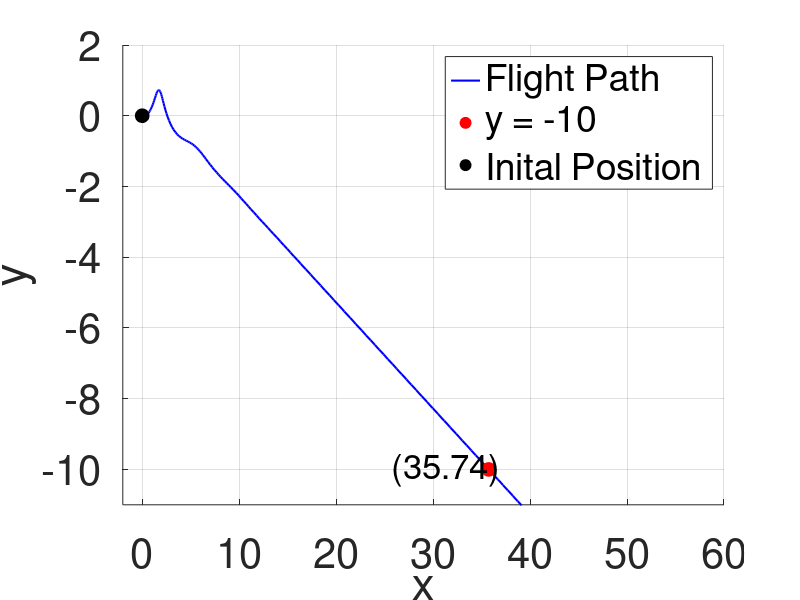

Source code (MATLAB):
clear; clc; close all;
% Initial Conditions
D = 0.3;
theta0 = -0.14;
s0 = 2;
tspan = [0 100];

% Plot flight path for our given theta0, s0
y0 = [theta0,s0];flight = @(t,y) [ ((y(2)^2 - cos(y(1))) / max(y(2),1e-8)); %can add -(y(1) - atan(D))
                  -sin(y(1)) - D*y(2)^2 ];
[t,sol] = ode45(flight, tspan, y0);
th_path = sol(:,1);
s_path = sol(:,2);


x = zeros(length(t),1);
y = zeros(length(t),1);
x(1) = 0; y(1) = 0;
for i = 2:length(t)
    x(i) = x(i-1) + s_path(i)*(t(i)-t(i-1))*cos(th_path(i));
    y(i) = y(i-1) + s_path(i)*(t(i)-t(i-1))*sin(th_path(i));
end
% x10 is the x-coordinate when y = -10
x10 = interp1(y,x,-10);
figure; hold on; grid on;
plot(x,y,'b','LineWidth',1.5);
plot(x10,-10,'ro','MarkerFaceColor','r','MarkerSize',10);
plot(0,0,'ko','MarkerFaceColor','k','MarkerSize',10);
ylim([-11 2]); xlim([-2 60]); %set the graph size as fized for clearer comparison
xlabel('x'); ylabel('y');
set(gca, 'FontSize', 30);
legend('Flight Path','y = -10','Inital Position');
text(x10 - 10,-10,sprintf('(%.2f)',x10),"FontSize",25);
